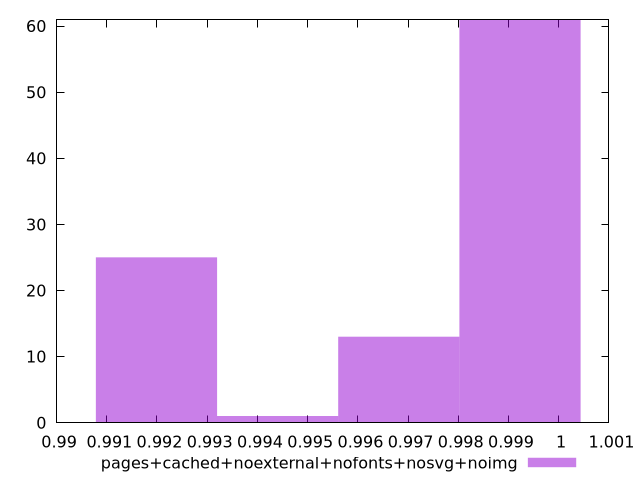

The script that saved this image:
$_pagesCachedNoexternalNofontsNosvgNoimg <<EOF
0.9992298027010583 61
0.9968162041438093 13
0.9919890070293115 25
0.9944026055865605 1
EOF
set key outside below
set terminal pngcairo
set output "report_00005_2020-11-02T22-26-11.212Z/speed-index/pages+cached+noexternal+nofonts+nosvg+noimg//hist.png"
set yrange [0:61]
set boxwidth 0.002413598557248933
set style fill transparent solid 0.5 noborder
plot $_pagesCachedNoexternalNofontsNosvgNoimg title "pages+cached+noexternal+nofonts+nosvg+noimg" with boxes ,
